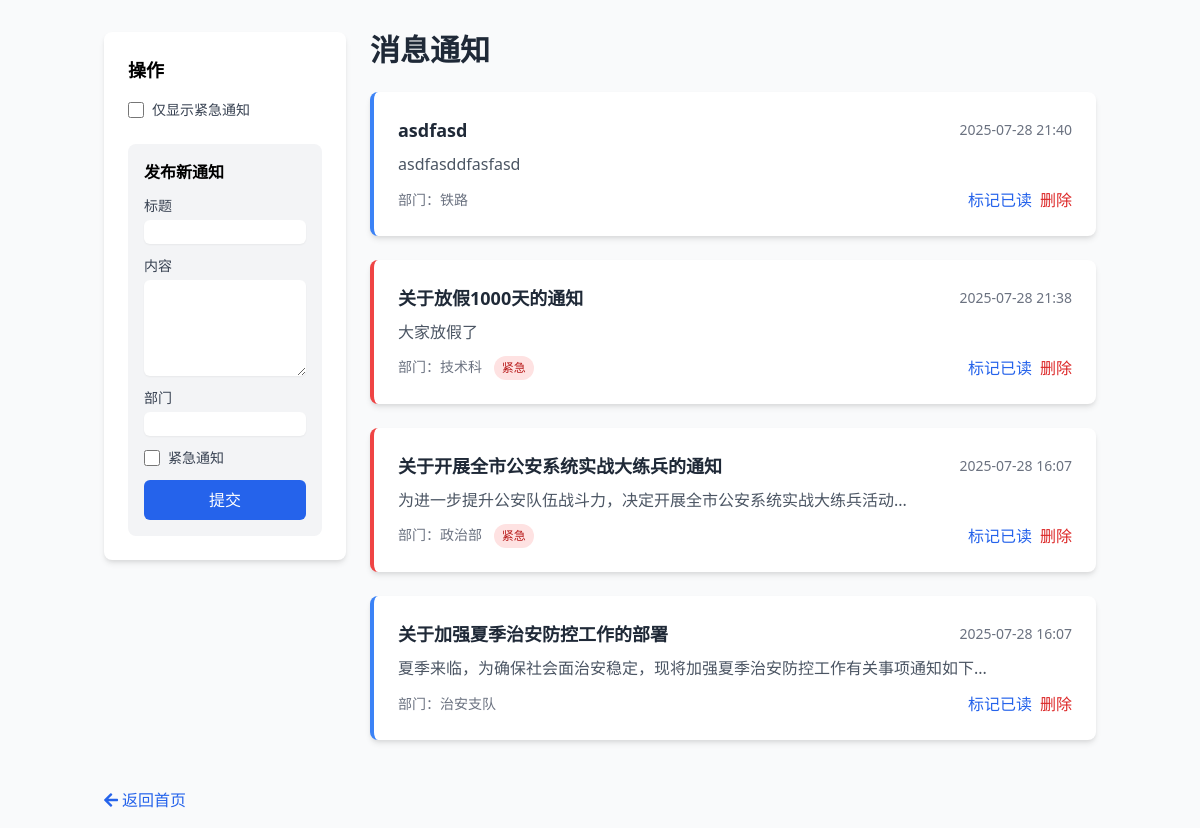
Screenshot of /notices (signed in) with the database file from the repository.
### models.py (models this page shows)
class Notice(db.Model):
    id = db.Column(db.Integer, primary_key=True)
    title = db.Column(db.String(100), nullable=False)  # 标题
    content = db.Column(db.Text, nullable=False)  # 内容
    department = db.Column(db.String(50), nullable=False)  # 发布部门
    create_time = db.Column(db.DateTime, default=datetime.now)  # 发布时间
    is_urgent = db.Column(db.Boolean, default=False)  # 是否紧急

### app.py (the view, shortened to what this page needs)
@app.route('/notices', methods=['GET', 'POST'])
@login_required
def manage_notices():
    form = NoticeForm()
    filter_urgent = request.args.get('filter_urgent', 'false') == 'true'
    query = Notice.query.order_by(Notice.create_time.desc())
    if filter_urgent:
        query = query.filter_by(is_urgent=True)
    notices = query.all()
    read_status = {un.notice_id: un.is_read for un in UserNotice.query.filter_by(user_id=current_user.id).all()}
    return render_template('notices.html', form=form, notices=notices, read_status=read_status,
                           filter_urgent=filter_urgent)

### app.py
class NoticeForm(FlaskForm):
    title = StringField('标题', validators=[DataRequired(), Length(min=2, max=100)])
    content = TextAreaField('内容', validators=[DataRequired()])
    department = StringField('部门', validators=[DataRequired(), Length(min=2, max=50)])
    is_urgent = BooleanField('紧急通知')
    submit = SubmitField('提交')

### app.py (called while the page is built)
@login_manager.user_loader
def load_user(user_id):
    return User.query.get(int(user_id))

### templates/notices.html (shortened to what this page needs)
<!DOCTYPE html>
<html lang="zh-CN">
<head>
    <link href="https://cdn.jsdelivr.net/npm/tailwindcss@2.2.19/dist/tailwind.min.css" rel="stylesheet">
    <link href="https://cdnjs.cloudflare.com/ajax/libs/font-awesome/5.15.4/css/all.min.css" rel="stylesheet">
</head>
<body class="bg-gray-50">
    <div class="container mx-auto px-4 py-8 flex flex-col md:flex-row gap-6">
        <div class="md:w-1/4">
            <div class="sidebar bg-white rounded-lg shadow-md p-6">
                <h2 class="text-lg font-semibold mb-4">操作</h2>
                <div class="mb-6">
                    <label class="flex items-center space-x-2">
                        <input type="checkbox" id="filter_urgent" {% if filter_urgent %}checked{% endif %} onchange="window.location.href='{{ url_for('manage_notices', filter_urgent='true' if not filter_urgent else 'false') }}'" class="h-4 w-4 text-blue-600">
                        <span class="text-sm text-gray-700">仅显示紧急通知</span>
                    </label>
                </div>
                {% if current_user.role == 'admin' %}
                    <div class="bg-gray-100 p-4 rounded-lg">
                        <h3 class="text-md font-semibold mb-3">发布新通知</h3>
                        <form method="POST" class="space-y-3">
                            <div>
                                <label class="block text-sm font-medium text-gray-700">标题</label>
                                {{ form.title(class="mt-1 block w-full border-gray-300 rounded-md shadow-sm") }}
                            </div>
                            <div>
                                <label class="block text-sm font-medium text-gray-700">内容</label>
                                {{ form.content(class="mt-1 block w-full border-gray-300 rounded-md shadow-sm h-24") }}
                            </div>
                            <div>
                                <label class="block text-sm font-medium text-gray-700">部门</label>
                                {{ form.department(class="mt-1 block w-full border-gray-300 rounded-md shadow-sm") }}
                            </div>
                            <div>
                                <label class="flex items-center space-x-2">
                                    {{ form.is_urgent(class="h-4 w-4 text-blue-600") }}
                                    <span class="text-sm text-gray-700">紧急通知</span>
                                </label>
                            </div>
                            {{ form.submit(class="w-full bg-blue-600 text-white px-4 py-2 rounded-md hover:bg-blue-700") }}
                        </form>
                    </div>
                {% endif %}
            </div>
        </div>
        <div class="md:w-3/4">
            <h1 class="text-3xl font-bold mb-6 text-gray-800">消息通知</h1>
            <div class="grid gap-6">
                {% if notices %}
                    {% for notice in notices %}
                        <div class="card bg-white rounded-lg shadow-md p-6 border-l-4 {% if notice.is_urgent %} border-red-500 {% else %} border-blue-500 {% endif %}">
                            <div class="flex justify-between items-center mb-2">
                                <h3 class="text-lg font-semibold text-gray-800">{{ notice.title }}</h3>
                                <span class="text-sm text-gray-500">{{ notice.create_time.strftime('%Y-%m-%d %H:%M') }}</span>
                            </div>
                            <p class="text-gray-600 mb-3">{{ notice.content|truncate(150, true, '...') }}</p>
                            <div class="flex justify-between items-center">
                                <div class="text-sm text-gray-500">
                                    <span>部门：{{ notice.department }}</span>
                                    {% if notice.is_urgent %}
                                        <span class="ml-2 inline-block bg-red-100 text-red-700 px-2 py-1 rounded-full text-xs">紧急</span>
                                    {% endif %}
                                </div>
                                <div class="flex space-x-2">
                                    {% if not read_status[notice.id] %}
                                        <form action="{{ url_for('mark_notice_read', notice_id=notice.id) }}" method="POST">
                                            <button type="submit" class="text-blue-600 hover:underline">标记已读</button>
                                        </form>
                                    {% else %}
                                        <span class="text-green-600">已读</span>
                                    {% endif %}
                                    {% if current_user.role == 'admin' %}
                                        <form action="{{ url_for('delete_notice', notice_id=notice.id) }}" method="POST" onsubmit="return confirm('确认删除此通知？');">
                                            <button type="submit" class="text-red-600 hover:underline">删除</button>
                                        </form>
                                    {% endif %}
                                </div>
                            </div>
                        </div>
                    {% endfor %}
                {% else %}
                    <div class="bg-white rounded-lg shadow-md p-6 text-center">
                        <p class="text-gray-600">暂无通知</p>
                    </div>
                {% endif %}
            </div>
        </div>
    </div>
    <div class="container mx-auto px-4 py-4">
        <a href="{{ url_for('index') }}" class="text-blue-600 hover:underline"><i class="fas fa-arrow-left mr-1"></i>返回首页</a>
    </div>
</body>
</html>

### templates/notices.html (style rules this page uses)
.card { transition: transform 0.2s; }
.sidebar { position: sticky; top: 1rem; }

### rows the page displays
Notice: title "asdfasd", create_time "2025-07-28 21:40", content "asdfasddfasfasd", department "铁路"
Notice: title "关于放假1000天的通知", create_time "2025-07-28 21:38", content "大家放假了", department "技术科", is_urgent "紧急"
Notice: title "关于开展全市公安系统实战大练兵的通知", create_time "2025-07-28 16:07", content "为进一步提升公安队伍战斗力，决定开展全市公安系统实战大练兵活动...", department "政治部", is_urgent "紧急"
Notice: title "关于加强夏季治安防控工作的部署", create_time "2025-07-28 16:07", content "夏季来临，为确保社会面治安稳定，现将加强夏季治安防控工作有关事项通知如下...", department "治安支队"
